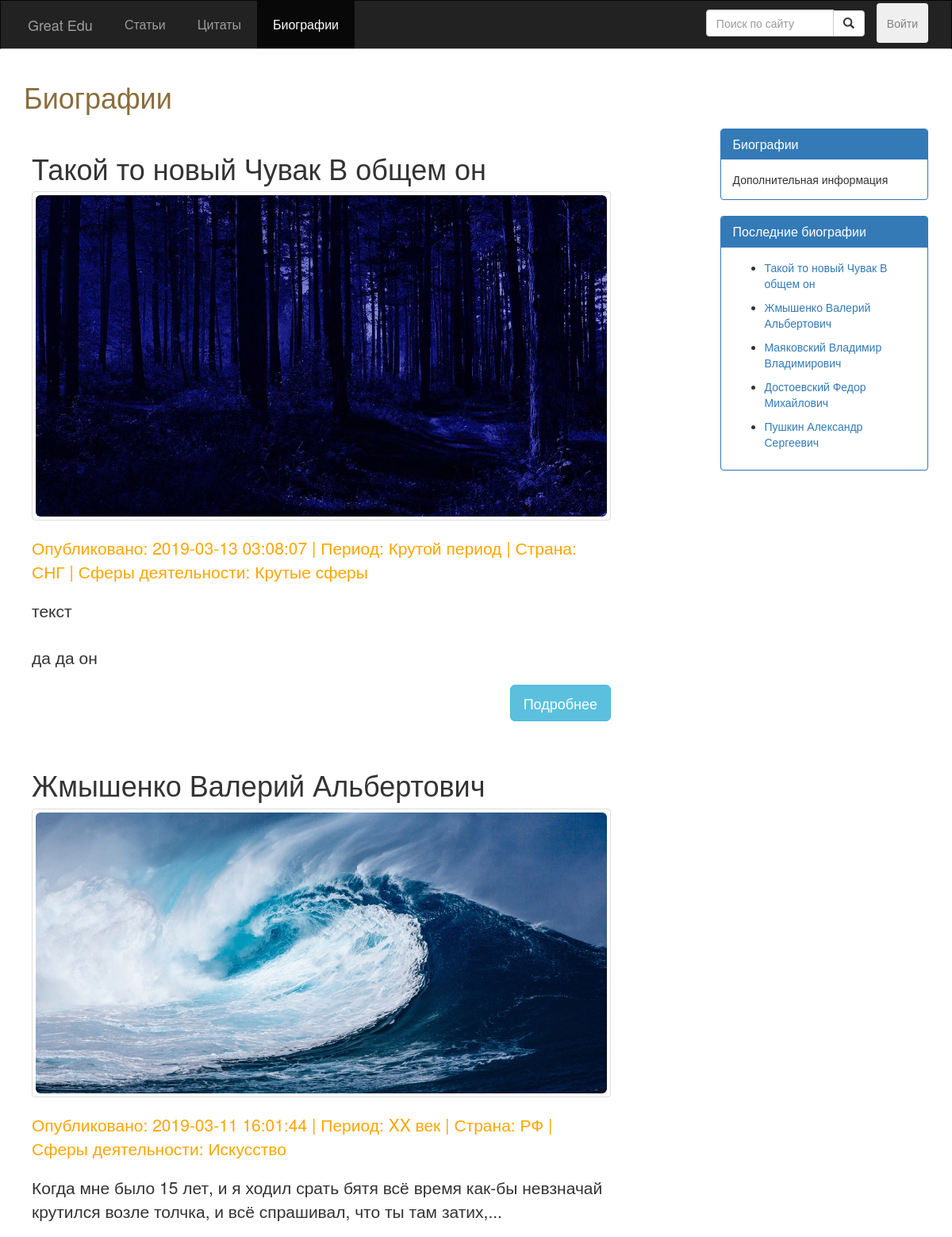
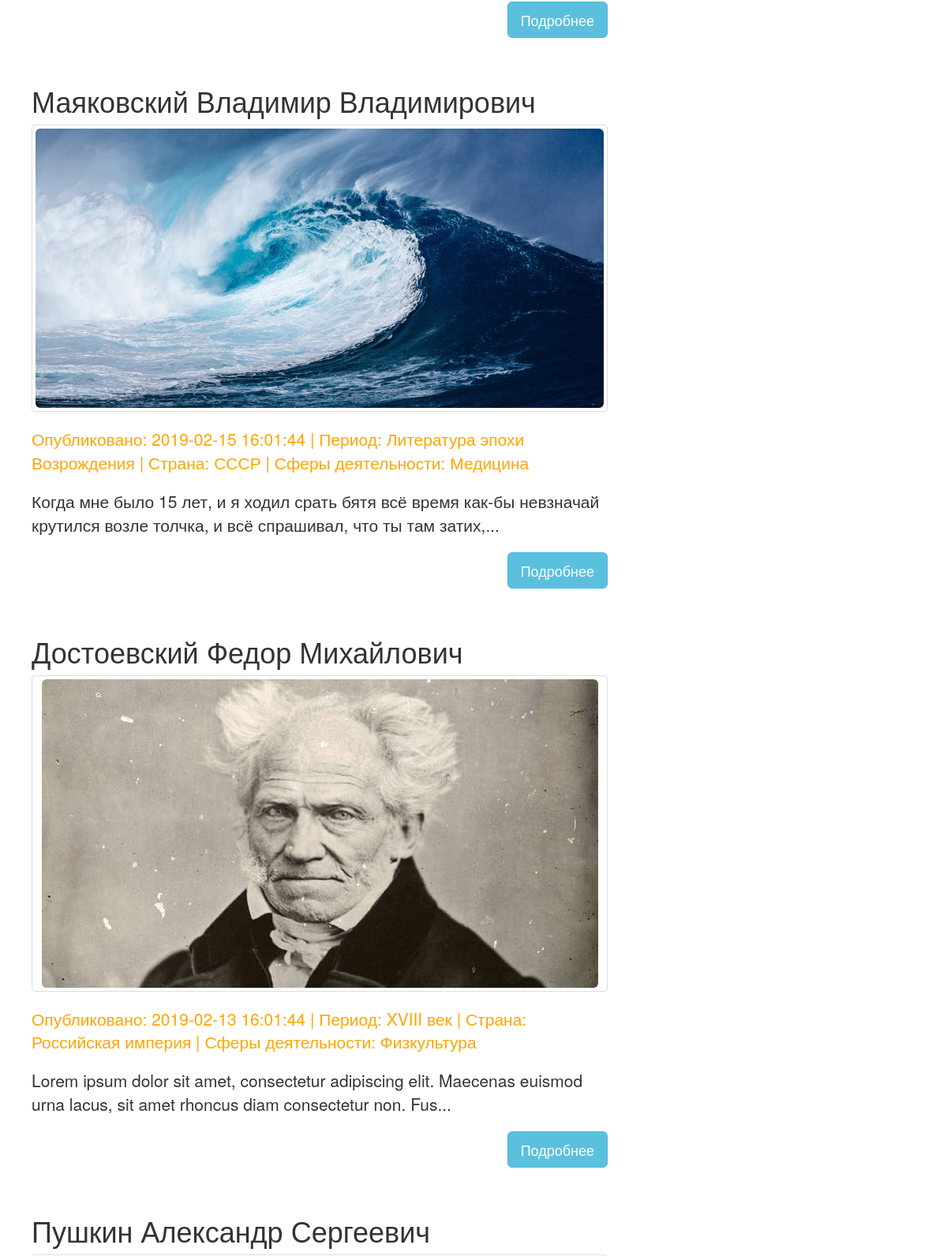
The app's page /src/public_routes/Bios.php (upper part) with its own data (2 pictures, top to bottom).
### src/Include/dbFunctions.php (called while the page is built, shortened)
<?php
require_once 'DatabaseLoad.php';
function doSQLQuery($query)
{
  global $con2;
  try {
    $exec = mysqli_query($con2, $query) or die(mysqli_error($con2));
    if ($exec) {
      return $exec;
    }
  } catch (Exception $e) {
    echo $e->getMessage();
  }
  return false;
}
function getPeriodNameById($id) {
  $query = "SELECT название FROM Периоды WHERE id = $id";
  $exec = doSQLQuery($query);
  if ($res = mysqli_fetch_assoc($exec)) {
    return $res['название'];
  }
  return null;
}
function getShpereNameById($id) {
  $query = "SELECT название FROM Сферы_деятельности WHERE id = $id";
  $exec = doSQLQuery($query);
  if ($res = mysqli_fetch_assoc($exec)) {
    return $res['название'];
  }
  return null;
}

### src/Include/commonFuncs.php (called while the page is built, shortened)
<?php
function LoadTextFromBioFile($file)
{
  $post_content = '';
  if (is_null($file)) {
    $post_content = 'error load';
  } else {
    $post_content = file_get_contents('Upload/bios/' . $file);
  }
  return $post_content;
}

### src/utils/bios_c.php (the view, shortened to what this page needs)
<?php
function fillBios() {
  global $con2;
  $query = "";
  if (isset($_GET['search'])) {
    if (empty($_GET['search'])) {
      Redirect_To('Blog.php');
    } else {
    }
  } else {
    $query = "SELECT * FROM Авторы ORDER BY дата_добавления DESC LIMIT 0,5	";
  }
  $exec = doSQLQuery($query) or die(mysqli_error($con2));
  if ($exec) {
    if (mysqli_num_rows($exec) > 0) {
      while ($post = mysqli_fetch_assoc($exec)) {
        $post_id = $post['id'];
        $post_date = $post['дата_добавления'];
        $post_title = "$post[фамилия] $post[имя] $post[отчество]";
        $post_state = $post['страна_принадлежности'];
        $post_sphere_id = $post['сферы_деятельности'];
        $post_sphere = getShpereNameById($post_sphere_id);
        $post_period_id = $post['период'];
        $post_period = getPeriodNameById($post_period_id);
        $biography = $post['биография'];
        $post_image = $biography . '.jpg';
        $post_file = $biography . '.txt';
        $text = LoadTextFromBioFile($post_file);
        $post_content = $text;
        if (mb_strlen($text) > 128) {
          $post_content = mb_substr($text, 0, 128, "utf-8") . '...';
        }
        ?>
        <div class="post">
          <div class="post-title">
            <h1><?php echo htmlentities($post_title); ?></h1>
          </div>
          <div class="thumbnail">
            <img class="img-responsive img-rounded" src="../Upload/bios/<?php echo $post_image . '?m='; ?>">
          </div>
          <div class="post-info">
          <p class="lead">
              Опубликовано: <?php echo htmlentities($post_date); ?> | Период: <?php echo htmlentities($post_period); ?> |
              Страна: <?php echo $post_state; ?> | Сферы деятельности: <?php echo $post_sphere; ?>
            </p>
          </div>
          <div class="post-content">
            <p class="lead"><?php echo nl2br($post_content); ?></p>
          </div>
          <p>
            <a href="Bio.php?id=<?php echo $post_id; ?>">
              <button class="btn btn-info btn-lg" id="read_more_btn">Подробнее</button>
            </a>
            <div class="clearfix"></div>
          </p>
        </div>
      <?php
      }
    } else {
      echo "<span class='lead'>No result<span>";
    }
  }
}
    ?>
    <?php
function fillBiosReferences()
{
  $sql = "SELECT * FROM Авторы ORDER BY дата_добавления DESC LIMIT 5 ";
  $exec = doSQLQuery($sql);
  while ($recentPost = mysqli_fetch_assoc($exec)) {
    $postID = $recentPost['id'];
    $linkText = "$recentPost[фамилия] $recentPost[имя] $recentPost[отчество]";
    ?>
    <nav>
      <ul>
        <li><a href="/Bio.php?id=<?php echo $postID; ?>">
            <?php echo $linkText ?>
          </a></li>
      </ul>
    </nav>
  <?php
  }
}
?>

### src/public_routes/js-scripts/Assets/style.css (style rules this page uses)
body { background: #041627; overflow-x: hidden; }
.post-info { color: orange; }
.post { padding: 10px; margin-bottom: 10px; }
#read_more_btn { float: right; }

### records on screen
авторы: post_title "Такой то новый Чувак В общем он", биография (picture), дата_добавления "2019-03-13 03:08:07", период.название "Крутой период", страна_принадлежности "СНГ", сферы_деятельности.название "Крутые сферы", биография "текст да да он", linkText "Такой то новый Чувак В общем он"
авторы: post_title "Жмышенко Валерий Альбертович", биография (picture), дата_добавления "2019-03-11 16:01:44", период.название "XX век", страна_принадлежности "РФ", сферы_деятельности.название "Искусство", биография "Когда мне было 15 лет, и я ходил срать бятя всё время как-бы невзначай крутился возле толчка, и всё спрашивал, что ты там затих,...", linkText "Жмышенко Валерий Альбертович"
авторы: post_title "Маяковский Владимир Владимирович", биография (picture), дата_добавления "2019-02-15 16:01:44", период.название "Литература эпохи Возрождения", страна_принадлежности "СССР", сферы_деятельности.название "Медицина", биография "Когда мне было 15 лет, и я ходил срать бятя всё время как-бы невзначай крутился возле толчка, и всё спрашивал, что ты там затих,...", linkText "Маяковский Владимир Владимирович"
авторы: post_title "Достоевский Федор Михайлович", биография (picture), дата_добавления "2019-02-13 16:01:44", период.название "XVIII век", страна_принадлежности "Российская империя", сферы_деятельности.название "Физкультура", биография "Lorem ipsum dolor sit amet, consectetur adipiscing elit. Maecenas euismod urna lacus, sit amet rhoncus diam consectetur non. Fus...", linkText "Достоевский Федор Михайлович"
авторы: post_title "Пушкин Александр Сергеевич", linkText "Пушкин Александр Сергеевич"
